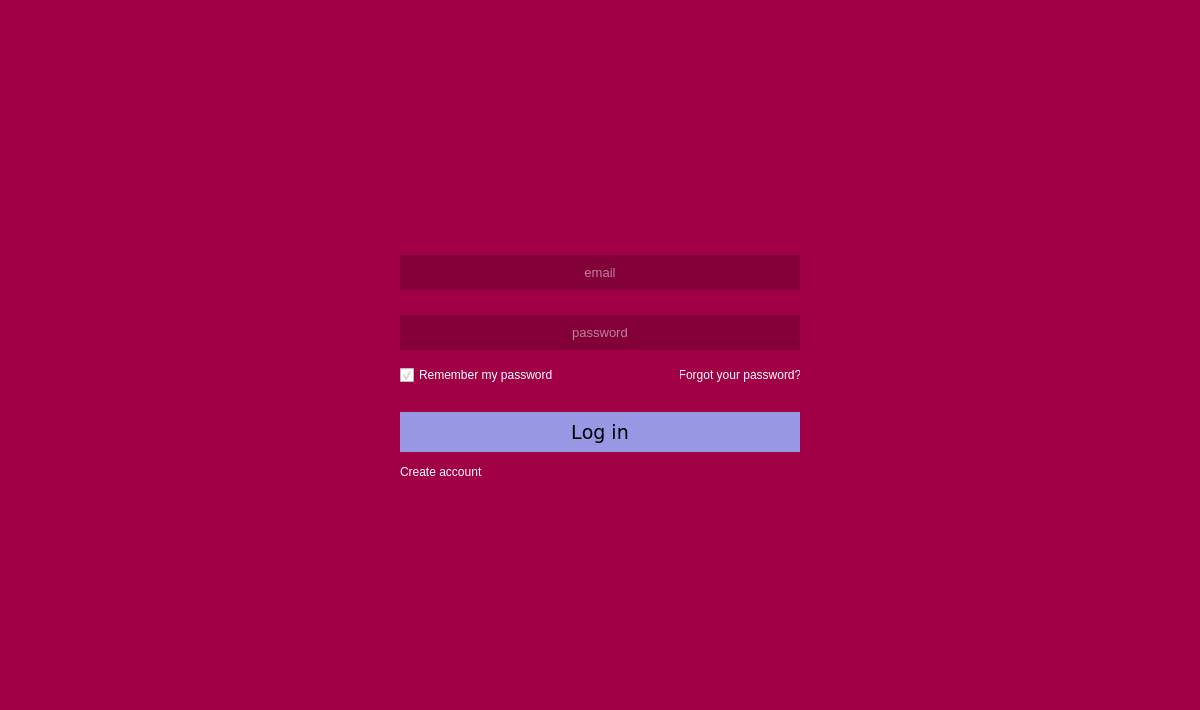
<?xml version="1.0" encoding="UTF-8"?>
<ui version="4.0">
 <class>LoginWindow</class>
 <widget class="QMainWindow" name="LoginWindow">
  <property name="geometry">
   <rect>
    <x>0</x>
    <y>0</y>
    <width>1200</width>
    <height>710</height>
   </rect>
  </property>
  <property name="windowTitle">
   <string>MainWindow</string>
  </property>
  <property name="toolButtonStyle">
   <enum>Qt::ToolButtonFollowStyle</enum>
  </property>
  <property name="animated">
   <bool>false</bool>
  </property>
  <widget class="QWidget" name="MainWidget">
   <property name="sizePolicy">
    <sizepolicy hsizetype="Expanding" vsizetype="Expanding">
     <horstretch>0</horstretch>
     <verstretch>0</verstretch>
    </sizepolicy>
   </property>
   <property name="styleSheet">
    <string notr="true">#MainWidget {background-color:rgb(162, 0, 70);}</string>
   </property>
   <layout class="QGridLayout" name="gridLayout" columnstretch="0,0,0" rowminimumheight="0,0" columnminimumwidth="100,0,0">
    <property name="leftMargin">
     <number>2</number>
    </property>
    <property name="topMargin">
     <number>5</number>
    </property>
    <property name="rightMargin">
     <number>2</number>
    </property>
    <property name="bottomMargin">
     <number>2</number>
    </property>
    <property name="spacing">
     <number>0</number>
    </property>
    <item row="0" column="2">
     <layout class="QHBoxLayout" name="TopButtons">
      <property name="spacing">
       <number>10</number>
      </property>
      <property name="sizeConstraint">
       <enum>QLayout::SetNoConstraint</enum>
      </property>
      <property name="rightMargin">
       <number>10</number>
      </property>
      <item>
       <spacer name="horizontalSpacer">
        <property name="orientation">
         <enum>Qt::Horizontal</enum>
        </property>
        <property name="sizeHint" stdset="0">
         <size>
          <width>40</width>
          <height>20</height>
         </size>
        </property>
       </spacer>
      </item>
      <item>
       <widget class="QPushButton" name="min_button">
        <property name="minimumSize">
         <size>
          <width>20</width>
          <height>20</height>
         </size>
        </property>
        <property name="maximumSize">
         <size>
          <width>20</width>
          <height>20</height>
         </size>
        </property>
        <property name="palette">
         <palette>
          <active>
           <colorrole role="WindowText">
            <brush brushstyle="SolidPattern">
             <color alpha="255">
              <red>255</red>
              <green>255</green>
              <blue>0</blue>
             </color>
            </brush>
           </colorrole>
           <colorrole role="Button">
            <brush brushstyle="SolidPattern">
             <color alpha="255">
              <red>255</red>
              <green>0</green>
              <blue>0</blue>
             </color>
            </brush>
           </colorrole>
           <colorrole role="Base">
            <brush brushstyle="SolidPattern">
             <color alpha="255">
              <red>255</red>
              <green>0</green>
              <blue>0</blue>
             </color>
            </brush>
           </colorrole>
           <colorrole role="Window">
            <brush brushstyle="SolidPattern">
             <color alpha="255">
              <red>255</red>
              <green>0</green>
              <blue>0</blue>
             </color>
            </brush>
           </colorrole>
           <colorrole role="Highlight">
            <brush brushstyle="SolidPattern">
             <color alpha="255">
              <red>255</red>
              <green>0</green>
              <blue>0</blue>
             </color>
            </brush>
           </colorrole>
           <colorrole role="Link">
            <brush brushstyle="SolidPattern">
             <color alpha="255">
              <red>255</red>
              <green>0</green>
              <blue>0</blue>
             </color>
            </brush>
           </colorrole>
          </active>
          <inactive>
           <colorrole role="WindowText">
            <brush brushstyle="SolidPattern">
             <color alpha="255">
              <red>255</red>
              <green>255</green>
              <blue>0</blue>
             </color>
            </brush>
           </colorrole>
           <colorrole role="Button">
            <brush brushstyle="SolidPattern">
             <color alpha="255">
              <red>255</red>
              <green>0</green>
              <blue>0</blue>
             </color>
            </brush>
           </colorrole>
           <colorrole role="Base">
            <brush brushstyle="SolidPattern">
             <color alpha="255">
              <red>255</red>
              <green>0</green>
              <blue>0</blue>
             </color>
            </brush>
           </colorrole>
           <colorrole role="Window">
            <brush brushstyle="SolidPattern">
             <color alpha="255">
              <red>255</red>
              <green>0</green>
              <blue>0</blue>
             </color>
            </brush>
           </colorrole>
           <colorrole role="Highlight">
            <brush brushstyle="SolidPattern">
             <color alpha="255">
              <red>255</red>
              <green>0</green>
              <blue>0</blue>
             </color>
            </brush>
           </colorrole>
           <colorrole role="Link">
            <brush brushstyle="SolidPattern">
             <color alpha="255">
              <red>255</red>
              <green>0</green>
              <blue>0</blue>
             </color>
            </brush>
           </colorrole>
          </inactive>
          <disabled>
           <colorrole role="WindowText">
            <brush brushstyle="SolidPattern">
             <color alpha="255">
              <red>120</red>
              <green>120</green>
              <blue>120</blue>
             </color>
            </brush>
           </colorrole>
           <colorrole role="Button">
            <brush brushstyle="SolidPattern">
             <color alpha="255">
              <red>255</red>
              <green>0</green>
              <blue>0</blue>
             </color>
            </brush>
           </colorrole>
           <colorrole role="Base">
            <brush brushstyle="SolidPattern">
             <color alpha="255">
              <red>255</red>
              <green>0</green>
              <blue>0</blue>
             </color>
            </brush>
           </colorrole>
           <colorrole role="Window">
            <brush brushstyle="SolidPattern">
             <color alpha="255">
              <red>255</red>
              <green>0</green>
              <blue>0</blue>
             </color>
            </brush>
           </colorrole>
           <colorrole role="Highlight">
            <brush brushstyle="SolidPattern">
             <color alpha="255">
              <red>255</red>
              <green>0</green>
              <blue>0</blue>
             </color>
            </brush>
           </colorrole>
           <colorrole role="Link">
            <brush brushstyle="SolidPattern">
             <color alpha="255">
              <red>255</red>
              <green>0</green>
              <blue>0</blue>
             </color>
            </brush>
           </colorrole>
          </disabled>
         </palette>
        </property>
        <property name="font">
         <font>
          <pointsize>40</pointsize>
         </font>
        </property>
        <property name="styleSheet">
         <string notr="true">#min_button
{
	border-image: url(:min.png);
	border: none;
	background:none;
	background-repeat: none;
}

#min_button:hover 
{
	background-color:rgb(150, 0, 65);
}</string>
        </property>
        <property name="text">
         <string/>
        </property>
        <property name="shortcut">
         <string notr="true"/>
        </property>
        <property name="autoDefault">
         <bool>false</bool>
        </property>
        <property name="default">
         <bool>false</bool>
        </property>
        <property name="flat">
         <bool>true</bool>
        </property>
       </widget>
      </item>
      <item>
       <widget class="QPushButton" name="full_size_button">
        <property name="minimumSize">
         <size>
          <width>20</width>
          <height>20</height>
         </size>
        </property>
        <property name="maximumSize">
         <size>
          <width>20</width>
          <height>20</height>
         </size>
        </property>
        <property name="palette">
         <palette>
          <active>
           <colorrole role="WindowText">
            <brush brushstyle="SolidPattern">
             <color alpha="255">
              <red>255</red>
              <green>255</green>
              <blue>0</blue>
             </color>
            </brush>
           </colorrole>
           <colorrole role="Button">
            <brush brushstyle="SolidPattern">
             <color alpha="255">
              <red>255</red>
              <green>0</green>
              <blue>0</blue>
             </color>
            </brush>
           </colorrole>
           <colorrole role="Base">
            <brush brushstyle="SolidPattern">
             <color alpha="255">
              <red>255</red>
              <green>0</green>
              <blue>0</blue>
             </color>
            </brush>
           </colorrole>
           <colorrole role="Window">
            <brush brushstyle="SolidPattern">
             <color alpha="255">
              <red>255</red>
              <green>0</green>
              <blue>0</blue>
             </color>
            </brush>
           </colorrole>
           <colorrole role="Highlight">
            <brush brushstyle="SolidPattern">
             <color alpha="255">
              <red>255</red>
              <green>0</green>
              <blue>0</blue>
             </color>
            </brush>
           </colorrole>
           <colorrole role="Link">
            <brush brushstyle="SolidPattern">
             <color alpha="255">
              <red>255</red>
              <green>0</green>
              <blue>0</blue>
             </color>
            </brush>
           </colorrole>
          </active>
          <inactive>
           <colorrole role="WindowText">
            <brush brushstyle="SolidPattern">
             <color alpha="255">
              <red>255</red>
              <green>255</green>
              <blue>0</blue>
             </color>
            </brush>
           </colorrole>
           <colorrole role="Button">
            <brush brushstyle="SolidPattern">
             <color alpha="255">
              <red>255</red>
              <green>0</green>
              <blue>0</blue>
             </color>
            </brush>
           </colorrole>
           <colorrole role="Base">
            <brush brushstyle="SolidPattern">
             <color alpha="255">
              <red>255</red>
              <green>0</green>
              <blue>0</blue>
             </color>
            </brush>
           </colorrole>
           <colorrole role="Window">
            <brush brushstyle="SolidPattern">
             <color alpha="255">
              <red>255</red>
              <green>0</green>
              <blue>0</blue>
             </color>
            </brush>
           </colorrole>
           <colorrole role="Highlight">
            <brush brushstyle="SolidPattern">
             <color alpha="255">
              <red>255</red>
              <green>0</green>
              <blue>0</blue>
             </color>
            </brush>
           </colorrole>
           <colorrole role="Link">
            <brush brushstyle="SolidPattern">
             <color alpha="255">
              <red>255</red>
              <green>0</green>
              <blue>0</blue>
             </color>
            </brush>
           </colorrole>
          </inactive>
          <disabled>
           <colorrole role="WindowText">
            <brush brushstyle="SolidPattern">
             <color alpha="255">
              <red>120</red>
              <green>120</green>
              <blue>120</blue>
             </color>
            </brush>
           </colorrole>
           <colorrole role="Button">
            <brush brushstyle="SolidPattern">
             <color alpha="255">
              <red>255</red>
              <green>0</green>
              <blue>0</blue>
             </color>
            </brush>
           </colorrole>
           <colorrole role="Base">
            <brush brushstyle="SolidPattern">
             <color alpha="255">
              <red>255</red>
              <green>0</green>
              <blue>0</blue>
             </color>
            </brush>
           </colorrole>
           <colorrole role="Window">
            <brush brushstyle="SolidPattern">
             <color alpha="255">
              <red>255</red>
              <green>0</green>
              <blue>0</blue>
             </color>
            </brush>
           </colorrole>
           <colorrole role="Highlight">
            <brush brushstyle="SolidPattern">
             <color alpha="255">
              <red>255</red>
              <green>0</green>
              <blue>0</blue>
             </color>
            </brush>
           </colorrole>
           <colorrole role="Link">
            <brush brushstyle="SolidPattern">
             <color alpha="255">
              <red>255</red>
              <green>0</green>
              <blue>0</blue>
             </color>
            </brush>
           </colorrole>
          </disabled>
         </palette>
        </property>
        <property name="font">
         <font>
          <pointsize>40</pointsize>
         </font>
        </property>
        <property name="styleSheet">
         <string notr="true">#full_size_button
{
	border-image: url(:full_size.png);
	border: none;
	background:none;
	background-repeat: none;
}

#full_size_button:hover 
{
	background-color:rgb(150, 0, 65);
}</string>
        </property>
        <property name="text">
         <string/>
        </property>
        <property name="shortcut">
         <string notr="true"/>
        </property>
        <property name="autoDefault">
         <bool>false</bool>
        </property>
        <property name="default">
         <bool>false</bool>
        </property>
        <property name="flat">
         <bool>true</bool>
        </property>
       </widget>
      </item>
      <item>
       <widget class="QPushButton" name="exit_button">
        <property name="minimumSize">
         <size>
          <width>20</width>
          <height>20</height>
         </size>
        </property>
        <property name="maximumSize">
         <size>
          <width>20</width>
          <height>20</height>
         </size>
        </property>
        <property name="sizeIncrement">
         <size>
          <width>1</width>
          <height>1</height>
         </size>
        </property>
        <property name="palette">
         <palette>
          <active>
           <colorrole role="WindowText">
            <brush brushstyle="SolidPattern">
             <color alpha="255">
              <red>255</red>
              <green>255</green>
              <blue>0</blue>
             </color>
            </brush>
           </colorrole>
           <colorrole role="Button">
            <brush brushstyle="SolidPattern">
             <color alpha="255">
              <red>255</red>
              <green>0</green>
              <blue>0</blue>
             </color>
            </brush>
           </colorrole>
           <colorrole role="Base">
            <brush brushstyle="SolidPattern">
             <color alpha="255">
              <red>255</red>
              <green>0</green>
              <blue>0</blue>
             </color>
            </brush>
           </colorrole>
           <colorrole role="Window">
            <brush brushstyle="SolidPattern">
             <color alpha="255">
              <red>255</red>
              <green>0</green>
              <blue>0</blue>
             </color>
            </brush>
           </colorrole>
           <colorrole role="Highlight">
            <brush brushstyle="SolidPattern">
             <color alpha="255">
              <red>255</red>
              <green>0</green>
              <blue>0</blue>
             </color>
            </brush>
           </colorrole>
           <colorrole role="Link">
            <brush brushstyle="SolidPattern">
             <color alpha="255">
              <red>255</red>
              <green>0</green>
              <blue>0</blue>
             </color>
            </brush>
           </colorrole>
          </active>
          <inactive>
           <colorrole role="WindowText">
            <brush brushstyle="SolidPattern">
             <color alpha="255">
              <red>255</red>
              <green>255</green>
              <blue>0</blue>
             </color>
            </brush>
           </colorrole>
           <colorrole role="Button">
            <brush brushstyle="SolidPattern">
             <color alpha="255">
              <red>255</red>
              <green>0</green>
              <blue>0</blue>
             </color>
            </brush>
           </colorrole>
           <colorrole role="Base">
            <brush brushstyle="SolidPattern">
             <color alpha="255">
              <red>255</red>
              <green>0</green>
              <blue>0</blue>
             </color>
            </brush>
           </colorrole>
           <colorrole role="Window">
            <brush brushstyle="SolidPattern">
             <color alpha="255">
              <red>255</red>
              <green>0</green>
              <blue>0</blue>
             </color>
            </brush>
           </colorrole>
           <colorrole role="Highlight">
            <brush brushstyle="SolidPattern">
             <color alpha="255">
              <red>255</red>
              <green>0</green>
              <blue>0</blue>
             </color>
            </brush>
           </colorrole>
           <colorrole role="Link">
            <brush brushstyle="SolidPattern">
             <color alpha="255">
              <red>255</red>
              <green>0</green>
              <blue>0</blue>
             </color>
            </brush>
           </colorrole>
          </inactive>
          <disabled>
           <colorrole role="WindowText">
            <brush brushstyle="SolidPattern">
             <color alpha="255">
              <red>120</red>
              <green>120</green>
              <blue>120</blue>
             </color>
            </brush>
           </colorrole>
           <colorrole role="Button">
            <brush brushstyle="SolidPattern">
             <color alpha="255">
              <red>255</red>
              <green>0</green>
              <blue>0</blue>
             </color>
            </brush>
           </colorrole>
           <colorrole role="Base">
            <brush brushstyle="SolidPattern">
             <color alpha="255">
              <red>255</red>
              <green>0</green>
              <blue>0</blue>
             </color>
            </brush>
           </colorrole>
           <colorrole role="Window">
            <brush brushstyle="SolidPattern">
             <color alpha="255">
              <red>255</red>
              <green>0</green>
              <blue>0</blue>
             </color>
            </brush>
           </colorrole>
           <colorrole role="Highlight">
            <brush brushstyle="SolidPattern">
             <color alpha="255">
              <red>255</red>
              <green>0</green>
              <blue>0</blue>
             </color>
            </brush>
           </colorrole>
           <colorrole role="Link">
            <brush brushstyle="SolidPattern">
             <color alpha="255">
              <red>255</red>
              <green>0</green>
              <blue>0</blue>
             </color>
            </brush>
           </colorrole>
          </disabled>
         </palette>
        </property>
        <property name="font">
         <font>
          <pointsize>12</pointsize>
         </font>
        </property>
        <property name="styleSheet">
         <string notr="true">#exit_button
{
	border-image: url(:exit.png);
	border: none;
	background:none;
	background-repeat: none;
}

#exit_button:hover 
{
	background-color:rgb(203, 0, 88);
}</string>
        </property>
        <property name="text">
         <string/>
        </property>
        <property name="shortcut">
         <string notr="true"/>
        </property>
        <property name="autoDefault">
         <bool>false</bool>
        </property>
        <property name="default">
         <bool>false</bool>
        </property>
        <property name="flat">
         <bool>true</bool>
        </property>
       </widget>
      </item>
     </layout>
    </item>
    <item row="1" column="0">
     <spacer name="horizontalSpacer_4">
      <property name="orientation">
       <enum>Qt::Horizontal</enum>
      </property>
      <property name="sizeHint" stdset="0">
       <size>
        <width>100</width>
        <height>20</height>
       </size>
      </property>
     </spacer>
    </item>
    <item row="1" column="2">
     <spacer name="horizontalSpacer_3">
      <property name="orientation">
       <enum>Qt::Horizontal</enum>
      </property>
      <property name="sizeHint" stdset="0">
       <size>
        <width>40</width>
        <height>20</height>
       </size>
      </property>
     </spacer>
    </item>
    <item row="0" column="0">
     <spacer name="horizontalSpacer_2">
      <property name="orientation">
       <enum>Qt::Horizontal</enum>
      </property>
      <property name="sizeHint" stdset="0">
       <size>
        <width>100</width>
        <height>20</height>
       </size>
      </property>
     </spacer>
    </item>
    <item row="1" column="1">
     <layout class="QVBoxLayout" name="verticalLayout" stretch="0,0,0,0,0,0,0">
      <property name="spacing">
       <number>20</number>
      </property>
      <property name="sizeConstraint">
       <enum>QLayout::SetFixedSize</enum>
      </property>
      <property name="leftMargin">
       <number>0</number>
      </property>
      <item>
       <spacer name="verticalSpacer_2">
        <property name="orientation">
         <enum>Qt::Vertical</enum>
        </property>
        <property name="sizeHint" stdset="0">
         <size>
          <width>20</width>
          <height>0</height>
         </size>
        </property>
       </spacer>
      </item>
      <item>
       <widget class="QLineEdit" name="Name">
        <property name="sizePolicy">
         <sizepolicy hsizetype="Fixed" vsizetype="Fixed">
          <horstretch>0</horstretch>
          <verstretch>0</verstretch>
         </sizepolicy>
        </property>
        <property name="minimumSize">
         <size>
          <width>400</width>
          <height>35</height>
         </size>
        </property>
        <property name="maximumSize">
         <size>
          <width>350</width>
          <height>35</height>
         </size>
        </property>
        <property name="font">
         <font>
          <pointsize>10</pointsize>
          <kerning>true</kerning>
         </font>
        </property>
        <property name="styleSheet">
         <string notr="true">#Name
{
	background-color:rgb(130, 0, 55);
	color: white;
}</string>
        </property>
        <property name="inputMask">
         <string/>
        </property>
        <property name="text">
         <string/>
        </property>
        <property name="frame">
         <bool>false</bool>
        </property>
        <property name="alignment">
         <set>Qt::AlignCenter</set>
        </property>
        <property name="placeholderText">
         <string>email</string>
        </property>
        <property name="cursorMoveStyle">
         <enum>Qt::LogicalMoveStyle</enum>
        </property>
       </widget>
      </item>
      <item>
       <widget class="QLineEdit" name="Pass">
        <property name="minimumSize">
         <size>
          <width>400</width>
          <height>35</height>
         </size>
        </property>
        <property name="maximumSize">
         <size>
          <width>350</width>
          <height>25</height>
         </size>
        </property>
        <property name="palette">
         <palette>
          <active>
           <colorrole role="WindowText">
            <brush brushstyle="SolidPattern">
             <color alpha="255">
              <red>255</red>
              <green>255</green>
              <blue>255</blue>
             </color>
            </brush>
           </colorrole>
           <colorrole role="Button">
            <brush brushstyle="SolidPattern">
             <color alpha="255">
              <red>130</red>
              <green>0</green>
              <blue>55</blue>
             </color>
            </brush>
           </colorrole>
           <colorrole role="Text">
            <brush brushstyle="SolidPattern">
             <color alpha="255">
              <red>255</red>
              <green>255</green>
              <blue>255</blue>
             </color>
            </brush>
           </colorrole>
           <colorrole role="ButtonText">
            <brush brushstyle="SolidPattern">
             <color alpha="255">
              <red>255</red>
              <green>255</green>
              <blue>255</blue>
             </color>
            </brush>
           </colorrole>
           <colorrole role="Base">
            <brush brushstyle="SolidPattern">
             <color alpha="255">
              <red>130</red>
              <green>0</green>
              <blue>55</blue>
             </color>
            </brush>
           </colorrole>
           <colorrole role="Window">
            <brush brushstyle="SolidPattern">
             <color alpha="255">
              <red>130</red>
              <green>0</green>
              <blue>55</blue>
             </color>
            </brush>
           </colorrole>
          </active>
          <inactive>
           <colorrole role="WindowText">
            <brush brushstyle="SolidPattern">
             <color alpha="255">
              <red>255</red>
              <green>255</green>
              <blue>255</blue>
             </color>
            </brush>
           </colorrole>
           <colorrole role="Button">
            <brush brushstyle="SolidPattern">
             <color alpha="255">
              <red>130</red>
              <green>0</green>
              <blue>55</blue>
             </color>
            </brush>
           </colorrole>
           <colorrole role="Text">
            <brush brushstyle="SolidPattern">
             <color alpha="255">
              <red>255</red>
              <green>255</green>
              <blue>255</blue>
             </color>
            </brush>
           </colorrole>
           <colorrole role="ButtonText">
            <brush brushstyle="SolidPattern">
             <color alpha="255">
              <red>255</red>
              <green>255</green>
              <blue>255</blue>
             </color>
            </brush>
           </colorrole>
           <colorrole role="Base">
            <brush brushstyle="SolidPattern">
             <color alpha="255">
              <red>130</red>
              <green>0</green>
              <blue>55</blue>
             </color>
            </brush>
           </colorrole>
           <colorrole role="Window">
            <brush brushstyle="SolidPattern">
             <color alpha="255">
              <red>130</red>
              <green>0</green>
              <blue>55</blue>
             </color>
            </brush>
           </colorrole>
          </inactive>
          <disabled>
           <colorrole role="WindowText">
            <brush brushstyle="SolidPattern">
             <color alpha="255">
              <red>255</red>
              <green>255</green>
              <blue>255</blue>
             </color>
            </brush>
           </colorrole>
           <colorrole role="Button">
            <brush brushstyle="SolidPattern">
             <color alpha="255">
              <red>130</red>
              <green>0</green>
              <blue>55</blue>
             </color>
            </brush>
           </colorrole>
           <colorrole role="Text">
            <brush brushstyle="SolidPattern">
             <color alpha="255">
              <red>255</red>
              <green>255</green>
              <blue>255</blue>
             </color>
            </brush>
           </colorrole>
           <colorrole role="ButtonText">
            <brush brushstyle="SolidPattern">
             <color alpha="255">
              <red>255</red>
              <green>255</green>
              <blue>255</blue>
             </color>
            </brush>
           </colorrole>
           <colorrole role="Base">
            <brush brushstyle="SolidPattern">
             <color alpha="255">
              <red>130</red>
              <green>0</green>
              <blue>55</blue>
             </color>
            </brush>
           </colorrole>
           <colorrole role="Window">
            <brush brushstyle="SolidPattern">
             <color alpha="255">
              <red>130</red>
              <green>0</green>
              <blue>55</blue>
             </color>
            </brush>
           </colorrole>
          </disabled>
         </palette>
        </property>
        <property name="font">
         <font>
          <pointsize>10</pointsize>
         </font>
        </property>
        <property name="styleSheet">
         <string notr="true">#Pass
{
	background-color:rgb(130, 0, 55);
	color: white;
}</string>
        </property>
        <property name="inputMethodHints">
         <set>Qt::ImhHiddenText|Qt::ImhNoAutoUppercase|Qt::ImhNoPredictiveText|Qt::ImhSensitiveData</set>
        </property>
        <property name="inputMask">
         <string notr="true"/>
        </property>
        <property name="text">
         <string notr="true"/>
        </property>
        <property name="frame">
         <bool>false</bool>
        </property>
        <property name="echoMode">
         <enum>QLineEdit::Password</enum>
        </property>
        <property name="alignment">
         <set>Qt::AlignCenter</set>
        </property>
        <property name="readOnly">
         <bool>true</bool>
        </property>
        <property name="placeholderText">
         <string notr="true">password</string>
        </property>
       </widget>
      </item>
      <item>
       <layout class="QHBoxLayout" name="horizontalLayout">
        <property name="spacing">
         <number>0</number>
        </property>
        <property name="sizeConstraint">
         <enum>QLayout::SetMinAndMaxSize</enum>
        </property>
        <item>
         <widget class="QCheckBox" name="Remember">
          <property name="minimumSize">
           <size>
            <width>0</width>
            <height>20</height>
           </size>
          </property>
          <property name="maximumSize">
           <size>
            <width>16777215</width>
            <height>16777215</height>
           </size>
          </property>
          <property name="styleSheet">
           <string notr="true">#Remember
{
	color: white;
}

#Remember:hover
{
	color: rgb(151, 151, 227);
}

#Remember::indicator:off
{
	image: url(:check_no.png);
}

#Remember::indicator:on
{
	image: url(:check_ok.png);
}
</string>
          </property>
          <property name="text">
           <string notr="true">Remember my password</string>
          </property>
          <property name="iconSize">
           <size>
            <width>20</width>
            <height>20</height>
           </size>
          </property>
          <property name="shortcut">
           <string notr="true"/>
          </property>
          <property name="checked">
           <bool>true</bool>
          </property>
          <property name="autoRepeat">
           <bool>true</bool>
          </property>
          <property name="autoExclusive">
           <bool>true</bool>
          </property>
          <property name="tristate">
           <bool>false</bool>
          </property>
         </widget>
        </item>
        <item>
         <widget class="QLabel" name="Forgot">
          <property name="minimumSize">
           <size>
            <width>0</width>
            <height>0</height>
           </size>
          </property>
          <property name="maximumSize">
           <size>
            <width>120</width>
            <height>16777215</height>
           </size>
          </property>
          <property name="layoutDirection">
           <enum>Qt::LeftToRight</enum>
          </property>
          <property name="styleSheet">
           <string notr="true">#Forgot
{
	color: white;
}

#Forgot:hover
{
	color: rgb(151, 151, 227);
}</string>
          </property>
          <property name="text">
           <string>Forgot your password?</string>
          </property>
          <property name="alignment">
           <set>Qt::AlignCenter</set>
          </property>
         </widget>
        </item>
       </layout>
      </item>
      <item>
       <widget class="QPushButton" name="login">
        <property name="sizePolicy">
         <sizepolicy hsizetype="Fixed" vsizetype="Fixed">
          <horstretch>0</horstretch>
          <verstretch>0</verstretch>
         </sizepolicy>
        </property>
        <property name="minimumSize">
         <size>
          <width>400</width>
          <height>40</height>
         </size>
        </property>
        <property name="maximumSize">
         <size>
          <width>400</width>
          <height>25</height>
         </size>
        </property>
        <property name="font">
         <font>
          <family>DejaVu Sans Light</family>
          <pointsize>14</pointsize>
          <weight>50</weight>
          <italic>false</italic>
          <bold>false</bold>
          <stylestrategy>PreferAntialias</stylestrategy>
          <kerning>false</kerning>
         </font>
        </property>
        <property name="styleSheet">
         <string notr="true">#login{
	background-color:rgb(151, 151, 227);
	border: none;
	background-repeat: none;
}

#login:hover
{
	background-color:rgb(130, 130, 195);
}</string>
        </property>
        <property name="text">
         <string notr="true">Log in</string>
        </property>
        <property name="shortcut">
         <string notr="true"/>
        </property>
        <property name="autoDefault">
         <bool>false</bool>
        </property>
        <property name="default">
         <bool>false</bool>
        </property>
        <property name="flat">
         <bool>true</bool>
        </property>
       </widget>
      </item>
      <item>
       <widget class="QLabel" name="Registration">
        <property name="minimumSize">
         <size>
          <width>0</width>
          <height>0</height>
         </size>
        </property>
        <property name="maximumSize">
         <size>
          <width>100</width>
          <height>16777215</height>
         </size>
        </property>
        <property name="styleSheet">
         <string notr="true">#Registration
{
	color: white;
}

#Registration:hover
{
	color: rgb(151, 151, 227);
}</string>
        </property>
        <property name="text">
         <string>Create account</string>
        </property>
        <property name="scaledContents">
         <bool>false</bool>
        </property>
        <property name="alignment">
         <set>Qt::AlignLeading|Qt::AlignLeft|Qt::AlignVCenter</set>
        </property>
       </widget>
      </item>
      <item>
       <spacer name="verticalSpacer">
        <property name="orientation">
         <enum>Qt::Vertical</enum>
        </property>
        <property name="sizeHint" stdset="0">
         <size>
          <width>20</width>
          <height>0</height>
         </size>
        </property>
       </spacer>
      </item>
     </layout>
    </item>
   </layout>
  </widget>
 </widget>
 <resources/>
 <connections/>
</ui>
